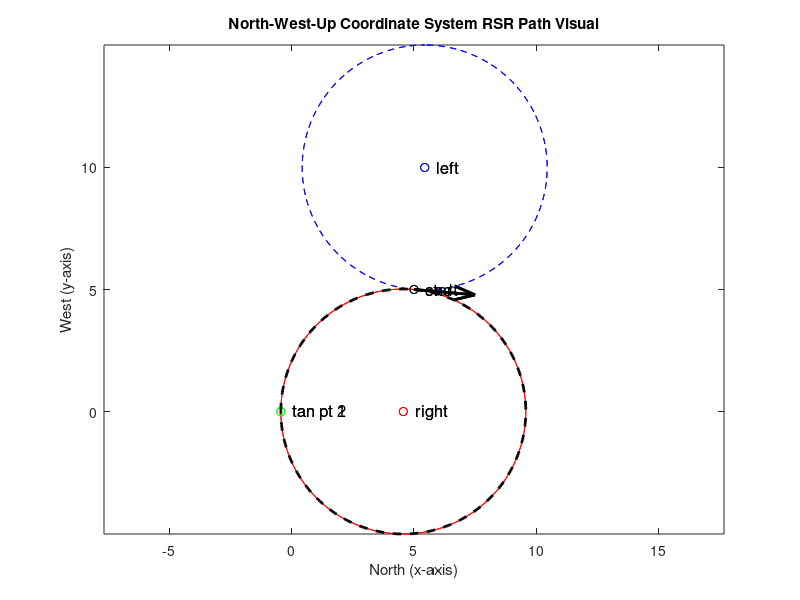

Recreate this plot in MATLAB.
close all
clear all
clc
figure

%start info
x1 = input('Enter starting x position (north): ');
y1 = input('Enter starting y position (west): ');
theta1 = input('Enter starting heading: ');
a = 270 - theta1;

%final info
x2 = input('Enter final x position(north): ');
y2 = input('Enter final y position (west): ');
theta2 = input('Enter final heading: ');
B = 270 - theta2;

%constant turn radius
r = input('Vehicle turn radius: ');

%determine starting circle centers
x1_rightcirctr = x1 + (r*cosd(a)); %right
y1_rightcirctr = y1 + (r*sind(a));
x1_leftcirctr = x1 - (r*cosd(a)); %left
y1_leftcirctr = y1 - (r*sind(a));

%determine final circle centers
x2_rightcirctr = x2 + (r*cosd(B)); %right
y2_rightcirctr = y2 + (r*sind(B));
x2_leftcirctr = x2 - (r*cosd(B)); %left
y2_leftcirctr = y2 - (r*sind(B));

%determine arrow points
%theta1
if 0 < theta1 < 90
    x1_arrow = cosd(theta1);
    y1_arrow = -sind(theta1);
elseif 90 <= theta1 < 180
    x1_arrow = -cosd(theta1);
    y1_arrow = -sind(theta1);
elseif 180 <= theta1 < 270
    x1_arrow = -cosd(theta1);
    y1_arrow = sind(theta1);
elseif 270 <= theta1 < 360
    x1_arrow = cosd(theta1);
    y1_arrow = sind(theta1);
end

%theta2
if 0 < theta2 < 90
    x2_arrow = cosd(theta2);
    y2_arrow = -sind(theta2);
elseif 90 <= theta2 < 180
    x2_arrow = -cosd(theta2);
    y2_arrow = -sind(theta2);
elseif 180 <= theta2 < 270
    x2_arrow = -cosd(theta2);
    y2_arrow = sind(theta2);
elseif 270 <= theta2 < 360
    x2_arrow = cosd(theta2);
    y2_arrow = sind(theta2);
end

%determine start circles
x1_rightcir = x1_rightcirctr + r*sind([1:1:360]); %right
y1_rightcir = y1_rightcirctr + r*cosd([1:1:360]);
x1_leftcir = x1_leftcirctr + r*sind([1:1:360]); %left
y1_leftcir = y1_leftcirctr + r*cosd([1:1:360]);

%determine final circles
x2_rightcir = x2_rightcirctr + r*sind([1:1:360]); %right
y2_rightcir = y2_rightcirctr + r*cosd([1:1:360]);
x2_leftcir = x2_leftcirctr + r*sind([1:1:360]); %left
y2_leftcir = y2_leftcirctr + r*cosd([1:1:360]);

%determine tangent points
%tangent point 1 - start circle
%angular position of point upon circle
theta1tan = 270 - atan2d((x2_rightcirctr - x1_rightcirctr),(y2_rightcirctr - y1_rightcirctr));
theta1tantri  = theta1tan - 90; %temporary triangle angle
x1_rightcirtan = x1_rightcirctr + (r*cosd(theta1tantri)); %tangent point x coord
y1_rightcirtan = y1_rightcirctr + (r*sind(theta1tantri)); %tangent point y coord

%tangent point 2 - end circle
%angular position of point upon circle
theta2tan = 270 - atan2d((x2_rightcirctr - x1_rightcirctr),(y2_rightcirctr - y1_rightcirctr));
theta2tantri  = theta2tan - 90; %temporary triangle angle
x2_rightcirtan = x2_rightcirctr + (r*cosd(theta2tantri)); %tangent point x coord
y2_rightcirtan = y2_rightcirctr + (r*sind(theta2tantri)); %tangent point y coord

%determine circle paths
x1_rightcirpath = x1_rightcirctr + r*sind([(-a - 90):1:(90 - theta1tantri)]); %start
y1_rightcirpath = y1_rightcirctr + r*cosd([(-a - 90):1:(90 - theta1tantri)]);
x2_rightcirpath = x2_rightcirctr + r*sind([(-theta2tantri + 90):1:(theta2)]); %end
y2_rightcirpath = y2_rightcirctr + r*cosd([(-theta2tantri + 90):1:(theta2)]);

%Plot Start Circles
plot(x1_rightcir, y1_rightcir,'-r'); %right
hold on
plot(x1_leftcir, y1_leftcir,'--b'); %left
hold on

%Plot End Circles
plot(x2_rightcir, y2_rightcir,'-r'); %right
hold on
plot(x2_leftcir, y2_leftcir,'--b'); %left
hold on

%Plot Points
plot(x1, y1,'ok'); %start point
text(x1, y1,'   start','FontSize',12); %label start
hold on
plot(x1_rightcirctr, y1_rightcirctr,'or'); %right start circle
text(x1_rightcirctr, y1_rightcirctr,'   right','FontSize',12); %label right
hold on
plot(x1_leftcirctr, y1_leftcirctr,'ob'); % left start circle
text(x1_leftcirctr, y1_leftcirctr,'   left','FontSize',12); %label left
hold on
plot(x2, y2,'ok'); %end point
text(x2, y2,'   end','FontSize',12); %label end
hold on
plot(x2_rightcirctr, y2_rightcirctr,'or'); %right end circle
text(x2_rightcirctr, y2_rightcirctr,'   right','FontSize',12); %label right
hold on
plot(x2_leftcirctr, y2_leftcirctr,'ob'); % left end circle
text(x2_leftcirctr, y2_leftcirctr,'   left','FontSize',12); %label left
hold on

%Plot Arrow
quiver(x1, y1, x1_arrow, y1_arrow, 0.5*r, 'k', 'LineWidth', 2);
quiver(x2, y2, x2_arrow, y2_arrow, 0.5*r, 'k', 'LineWidth', 2);

%Axis
xlabel('North (x-axis)')
ylabel('West (y-axis)')
axis equal
title('North-West-Up Coordinate System RSR Path Visual');

%Plot Tangent Points
plot(x1_rightcirtan, y1_rightcirtan, 'og'); %tangent point 1
text(x1_rightcirtan, y1_rightcirtan,'   tan pt 1','FontSize',12); %label point tan1 pt
plot(x2_rightcirtan, y2_rightcirtan, 'og'); %tangent point 2
text(x2_rightcirtan, y2_rightcirtan,'   tan pt 2','FontSize',12); %label point tan2 pt
plot([x1_rightcirtan, x2_rightcirtan], [y1_rightcirtan, y2_rightcirtan], '--k', 'LineWidth', 2);
hold on

%Plot circle paths
plot(x1_rightcirpath, y1_rightcirpath,'--k', 'LineWidth', 2);
hold on
plot(x2_rightcirpath, y2_rightcirpath,'--k', 'LineWidth', 2);
hold on
